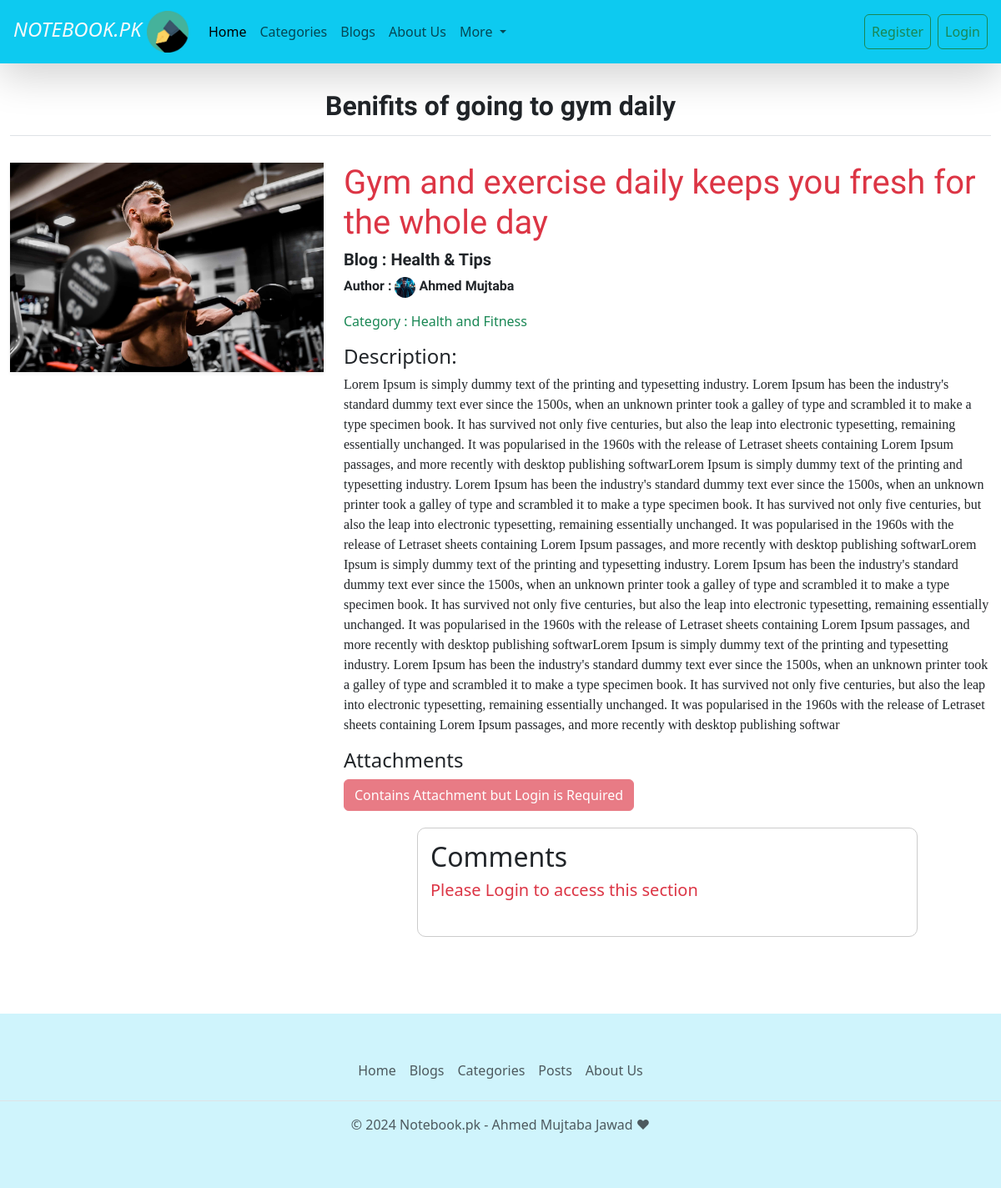
Screenshot of /view_post.php?post_id=2 with the database file from the repository.
### tables this page shows
CREATE TABLE `post` (
  `post_id` int(11) NOT NULL AUTO_INCREMENT,
  `blog_id` int(11) DEFAULT NULL,
  `post_title` varchar(200) NOT NULL,
  `post_summary` text NOT NULL,
  `post_description` longtext NOT NULL,
  `featured_image` text DEFAULT NULL,
  `post_status` enum('Active','InActive') DEFAULT NULL,
  `is_comment_allowed` tinyint(1) NOT NULL DEFAULT 1,
  `created_at` timestamp NOT NULL DEFAULT current_timestamp(),
  `updated_at` timestamp NULL DEFAULT NULL,
  PRIMARY KEY (`post_id`),
  KEY `blog_id` (`blog_id`),
  CONSTRAINT `post_ibfk_1` FOREIGN KEY (`blog_id`) REFERENCES `blog` (`blog_id`) ON DELETE CASCADE ON UPDATE CASCADE
);

CREATE TABLE `blog` (
  `blog_id` int(11) NOT NULL AUTO_INCREMENT,
  `user_id` int(11) DEFAULT NULL,
  `blog_title` varchar(200) DEFAULT NULL,
  `post_per_page` int(11) DEFAULT NULL,
  `blog_background_image` text DEFAULT NULL,
  `blog_status` enum('Active','InActive') DEFAULT NULL,
  `created_at` timestamp NOT NULL DEFAULT current_timestamp(),
  `updated_at` varchar(30) DEFAULT NULL,
  PRIMARY KEY (`blog_id`),
  KEY `user_id` (`user_id`),
  CONSTRAINT `blog_ibfk_1` FOREIGN KEY (`user_id`) REFERENCES `user` (`user_id`) ON DELETE CASCADE ON UPDATE CASCADE
);

CREATE TABLE `user` (
  `user_id` int(11) NOT NULL AUTO_INCREMENT,
  `role_id` int(11) DEFAULT NULL,
  `first_name` varchar(50) NOT NULL,
  `last_name` varchar(50) NOT NULL,
  `email` varchar(50) DEFAULT NULL,
  `password` text NOT NULL,
  `gender` enum('Male','Female') DEFAULT NULL,
  `date_of_birth` date DEFAULT NULL,
  `user_image` text DEFAULT NULL,
  `address` text DEFAULT NULL,
  `is_approved` enum('Pending','Approved','Rejected') DEFAULT 'Pending',
  `is_active` enum('Active','InActive') DEFAULT 'InActive',
  `created_at` timestamp NOT NULL DEFAULT current_timestamp(),
  `updated_at` varchar(30) DEFAULT NULL,
  PRIMARY KEY (`user_id`),
  UNIQUE KEY `email` (`email`),
  KEY `role_id` (`role_id`),
  CONSTRAINT `user_ibfk_1` FOREIGN KEY (`role_id`) REFERENCES `role` (`role_id`) ON DELETE CASCADE ON UPDATE CASCADE
);

CREATE TABLE `category` (
  `category_id` int(11) NOT NULL AUTO_INCREMENT,
  `category_title` varchar(100) DEFAULT NULL,
  `category_description` text DEFAULT NULL,
  `category_status` enum('Active','InActive') DEFAULT NULL,
  `created_at` timestamp NOT NULL DEFAULT current_timestamp() ON UPDATE current_timestamp(),
  `updated_at` timestamp NULL DEFAULT NULL,
  PRIMARY KEY (`category_id`)
);

### view_post.php (the view, shortened to what this page needs)
<?php
include("require/header.php");
?>
<?php
include("require/navbar.php")
?>
<?php
extract($_REQUEST);
$query="    SELECT * FROM post p
                    INNER JOIN blog b
                    ON p.blog_id = b.blog_id
                    INNER JOIN post_category pc
                    ON pc.post_id = p.post_id
                    INNER JOIN category c
                    ON pc.category_id = c.category_id
                    inner join user u on u.user_id=b.user_id
                    -- LEFT JOIN post_atachment pa ON pa.post_id=p.post_id
                    where p.post_id='".$post_id."'";
            $result=$connection->query($query);
            $post_data=$result->fetch_assoc();
            extract($post_data);
?>
<div class="container-fluid my-3">
    <div class="row my-2">
        <div class="col-sm-12">
            <h1 class="display-1 text-center fs-2 fw-bold  border-bottom p-3" style="font-family:Gowun Batang">
                <?=$post_title?> </h1>
        </div>
    </div>
    <div class="row my-4">
        <div class="col-sm-4">
            <img src="<?=$featured_image?>" class="img-fluid shadow-sm" alt="...">
        </div>
        <div class="col-sm-8">
            <h1 class="text-danger" style="font-family:Gowun Batang"><?=$post_summary?></h1>
            <h6 style="font-family:Gowun Batang" class="fw-bold fs-5">Blog : <?=$blog_title?></h6>
            <p style="font-family:Gowun Batang" class="fw-bolder">Author : <img src="<?=$user_image?>" class="img-fluid"
                    alt="..." height="25" width="25" style="border-radius: 40px;"> <?=$first_name." ".$last_name?>
            </p>
            <p class="text-success">Category : <?=$category_title?> </p>
            <h4>Description:</h4>
            <p style="font-family:unlock display;"><?=$post_description?></p>
            <h4>Attachments</h4>
            <?php
            $attachment="SELECT * FROM post_atachment where post_id='".$post_id."'";
            $attachment_success=mysqli_query($connection,$attachment);
            if($attachment_success->num_rows>0){
                $contain_attachments=$attachment_success->fetch_assoc();
                extract($contain_attachments);
            ?>
            <?php if(!isset($_SESSION['user'])){
                ?>
               <button type="button" class="btn btn-danger" disabled>Contains Attachment but Login is Required</button>
               <?php
            }elseif(isset($_SESSION['user'])){
             ?>
             <a href="<?=$post_attachment_path?>" class=" btn btn-outline-warning"><?=$post_attachment_path?></a>
         <?php
            }
            ?>
            <?php
        }else{
                    ?>
            <button type="button" class="btn btn-warning" disabled>No Attachments</button>
            <?php
                 }
                 ?>
            <div class="comment-section">
                <h2>Comments</h2>
                <form action="comment_process.php" method="post" class="comment-form">
                    <?php
                    if(!isset($_SESSION['user'])){
                        ?>
                    <h5 class="text-danger">Please Login to access this section</h5>
                    <?php
                    }else{
                        ?>
                    <h6>Admin has turned off commenting</h6>
                    <?php
                    }
                    ?>
                </form>
            </div>
        </div>
    </div>
</div>
<?php
include("require/footer.php")
?>

### Files/dataTables.dataTables.css (style rules this page uses)
:root { --dt-row-selected: 13, 110, 253; --dt-row-selected-text: 255, 255, 255; --dt-row-selected-link: 9, 10, 11; --dt-row-stripe: 0, 0, 0; --dt-row-hover: 0, 0, 0; --dt-column-ordering: 0, 0, 0; --dt-html-background: white; }

### require/comments.css (style rules this page uses)
.comment-section { width: 100%; max-width: 600px; margin: 20px auto; padding: 15px; background-color: #fff; border-radius: 10px; border: 1px solid #ccc; }
.comment-form { display: flex; align-items: center; margin-bottom: 20px; }

### rows the page displays
post: post_title "Benifits of going to gym daily", featured_image (picture), post_summary "Gym and exercise daily keeps you fresh for the whole day", blog.blog_title "Health & Tips", user.user_image (picture), user.first_name "Ahmed", user.last_name "Mujtaba", category.category_title "Health and Fitness", post_description "Lorem Ipsum is simply dummy text of the printing and typesetting industry. Lorem Ipsum has been the industry's standard dummy text ever since the 1500s, when an unknown printer took a galley of type and scrambled it to make a type specimen book. It has survived not only five centuries, but also the leap into electronic typesetting, remaining essentially unchanged. It was popularised in the 1960s with the release of Letraset sheets containing Lorem Ipsum passages, and more recently with desktop publishing softwarLorem Ipsum is simply dummy text of the printing and typesetting industry. Lorem Ipsum has been the industry's standard dummy text ever since the 1500s, when an unknown printer took…"
